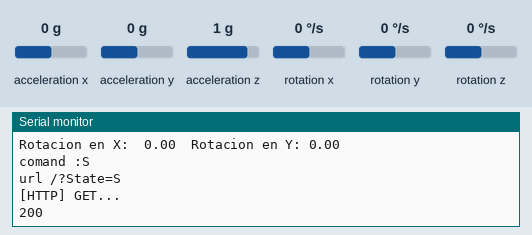
Simulated run of this sketch. Board: ESP8266 (NodeMCU). Shown: the last lines printed to the serial monitor. Inputs (shaded band) come from the test bench; at power-on: acceleration x 0 g, acceleration y 0 g, acceleration z 1 g, rotation x 0 °/s, rotation y 0 °/s, rotation z 0 °/s. WiFi joins after 1.5 s; servers stay silent unless stated; uploads are accepted with an empty reply.

Above: at 3.2 s.
3.3 s: acceleration x set to -1.4 g
At 3.37 s:
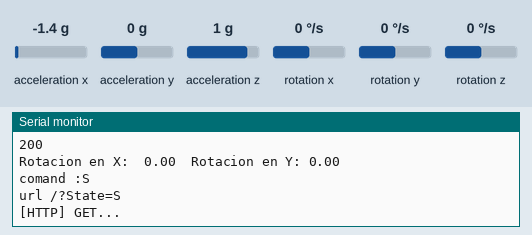
5.9 s: acceleration x set to 0.8 g
At 5.9 s:
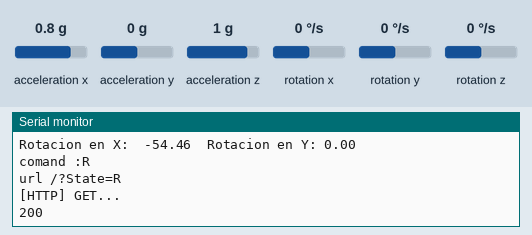
8.3 s: acceleration y set to -1.4 g
At 8.3 s:
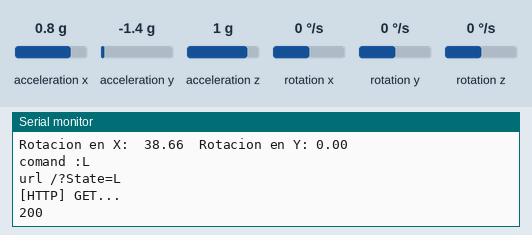
9.9 s: acceleration x set to 0 g
At 11.1 s:
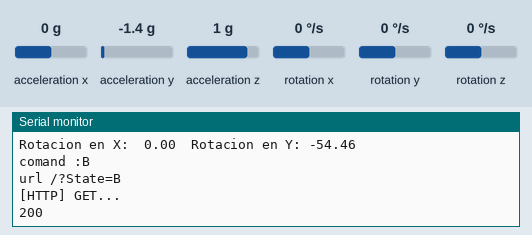
11.9 s: acceleration y set to 0.8 g
At 13.9 s:
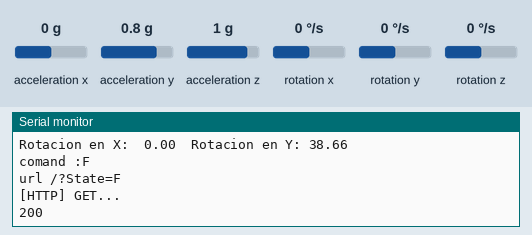
Timing chart, 0 to 15.3 s (numbered marks = the images above; inputs shaded):
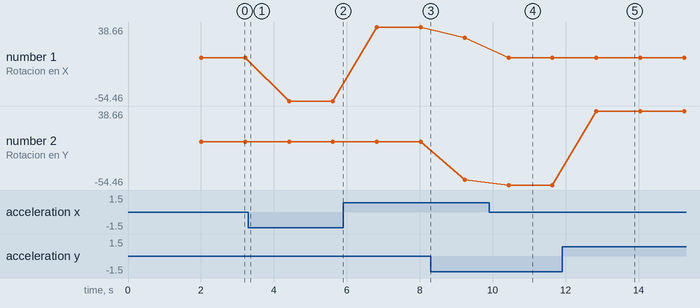

Measured:
- after the input at 9.9 s, the serial monitor: prints a new line after 0.53 s (image 4)
- after the input at 11.9 s, the serial monitor: prints a new line after 0.94 s (image 5)
- plotted number 1: 0 → -54.46 after the input at 3.3 s, -54.46 → 38.66 after the input at 5.9 s, 38.66 → 24.94 after the input at 8.3 s
- plotted number 2: 0 → -47.55 after the input at 8.3 s, -47.55 → -54.46 after the input at 9.9 s, -54.46 → 38.66 after the input at 11.9 s

The sketch:

control.ino
```cpp
#include <MPU6050.h>
#include <ESP8266WiFi.h>
#include <WiFiClient.h>
#include <ESP8266HTTPClient.h>

MPU6050 mpu;

const char* ssid = "";
const char* password = "";
String url = "";

long tiempo_prev = 0;
float pitch_prev = 0;
float roll_prev = 0;

const float A_S = 0.122;
const float G_S = 70.0;

void wifiConnect() {
  WiFi.begin(ssid, password);
  //WiFi.mode(WIFI_STA);
  Serial.println();
  Serial.print("Connecting to "); Serial.print(ssid);

  while (WiFi.status() != WL_CONNECTED) {
    delay(1000);
    Serial.print(".");
  }
  Serial.println('\n');
  Serial.println("Connection established!");
  Serial.print("IP address:\t");
  Serial.println(WiFi.localIP());
}

void setup(void) {

  Serial.begin(115200);

  Wire.begin();

  // initialize device
  Serial.println("Initializing I2C devices...");
  mpu.initialize();

  // verify connection
  Serial.println("Testing device connections...");
  Serial.println(mpu.testConnection() ? "MPU6050 connection successful" : "MPU6050 connection failed");

  wifiConnect();
}

void loop() {
  int16_t Ax, Ay, Az, T, Gx, Gy, Gz;
  float pitch, _pitch;
  float roll, _roll;
  float dt;

  mpu.getAcceleration(&Ax, &Ay, &Az);

  pitch = atan2(Ax, sqrt(Ay * Ay + Az * Az));
  roll =  atan2(Ay, sqrt(Ax * Ax + Az * Az));

  pitch *= (180.0 / PI);
  roll  *= (180.0 / PI);


  Serial.print("Rotacion en X:  ");
  Serial.print(pitch);
  Serial.print("\tRotacion en Y: ");
  Serial.println(roll);


  String command;

  if ((roll >= 30) && (pitch > -20) && (pitch < 20)) {
    //forward
    command = "F";
  }
  else if ((roll <= -30) && (pitch > -20) && (pitch < 20)) {
    //backward
    command = "B";
  }

  else if ((pitch >= 20) && (roll > -30) && (roll < 30)) {
    //left
    command = "L";
  }

  else if ((pitch <= -20) && (roll > -30) && (roll < 30)) {
    //right
    command = "R";
  }
  else
  {
    //stop
    command = "S";
  }
  Serial.println("comand :" + command);

  if (command != "") {
    sendMessage(command);
  }


  delay(1000);
}

void sendMessage(String command)
{
  HTTPClient http;
  WiFiClient client;

  String turl = url + "/?State=" + command;
  Serial.println("url " + turl);
  if (http.begin(client, turl)) //Iniciar conexión
  {
    Serial.print("[HTTP] GET...\n");
    int httpCode = http.GET();
    Serial.println(httpCode);

    http.end();
  }
}
```
